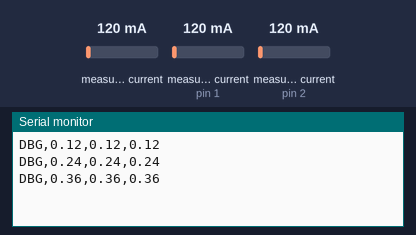
A program run on a simulated Arduino Pro Mini, built with avr-gcc and run on an emulated ATmega328P. On the bench: the last lines printed to the serial monitor. The test bench sets the inputs (shaded band); at power-on: measured current 120 mA, measured current (sensors on pin 1, pin 2) 120 mA.

Above: at 1.2 s.
1.3 s: measured current (sensor 0) set to 40 mA
At 1.69 s:
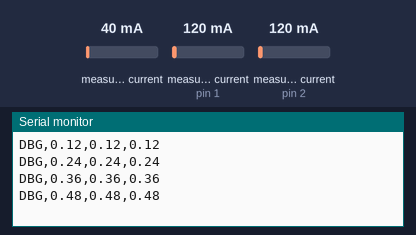
2.8 s: measured current (sensor on pin 1) set to 40 mA
At 3.14 s:
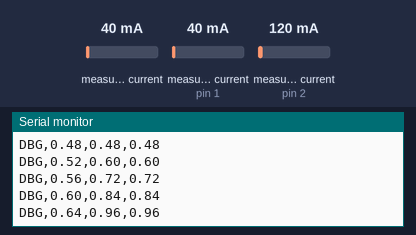
4.3 s: measured current (sensor on pin 2) set to 40 mA
At 4.6 s:
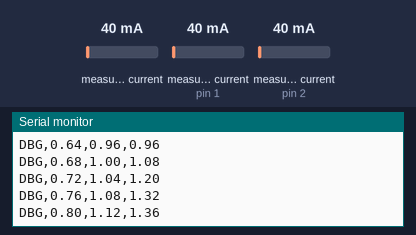
5.8 s: measured current (sensor 0) set to 500 mA
At 6.05 s:
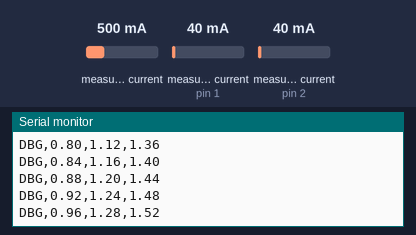
7.3 s: measured current (sensor on pin 1) set to 500 mA
At 7.5 s:
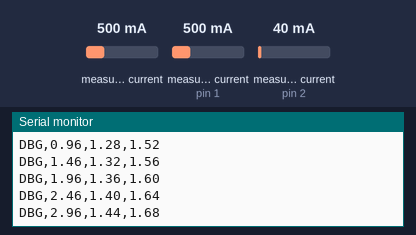
8.8 s: measured current (sensor on pin 2) set to 500 mA
At 11.87 s:
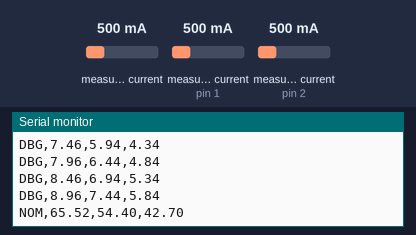
Timing chart, 0 to 12.8 s (numbered marks = the images above; inputs shaded):
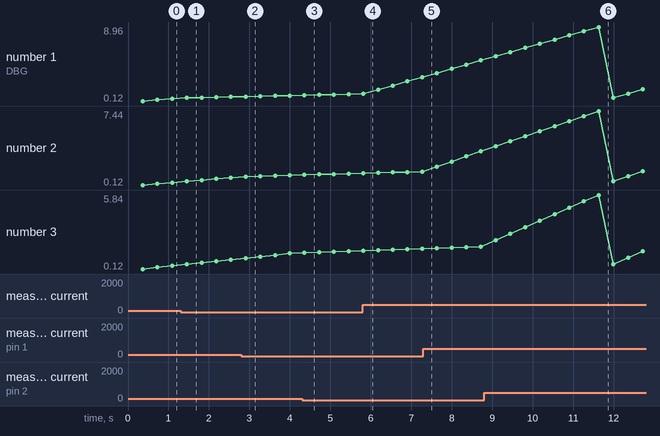

The program:

main.cpp
```cpp
#include <Arduino.h>
#include <EmonLib.h>

#define SAMPLES 1000
#define LOOPS 32

EnergyMonitor emonL1;
EnergyMonitor emonL2;
EnergyMonitor emonL3;

void print_phases(const char* opt, double l1, double l2, double l3) {
	Serial.print(opt);
	Serial.print(",");
	Serial.print(l1);
	Serial.print(",");
	Serial.print(l2);
	Serial.print(",");
	Serial.println(l3);
}

void setup() {
	Serial.begin(115200);
	emonL1.current(0, 26.4);
	emonL2.current(1, 26.4);
	emonL3.current(2, 26.4);
}

void loop() {
	double I[3] = { 0 };
	for (int i=0 ; i<LOOPS; i++) {
		I[0] += emonL1.calcIrms(SAMPLES);
		I[1] += emonL2.calcIrms(SAMPLES);
		I[2] += emonL3.calcIrms(SAMPLES);
		print_phases("DBG", I[0], I[1], I[2]);
	}
	I[0] /= LOOPS;
	I[1] /= LOOPS;
	I[2] /= LOOPS;
	print_phases("NOM", I[0]*234.0, I[1]*234.0, I[2]*234.0);
}
```

Measured:
- after the input at 4.3 s, the serial monitor: prints a new line after 0.06 s (image 3)
- after the input at 8.8 s, the serial monitor: prints a new line after 0.29 s (image 6)
- plotted number 1: 0.92 → 2.96 after the input at 5.8 s
- plotted number 2: 1.44 → 3.44 after the input at 7.3 s
- plotted number 3: 1.32 → 1.48 after the input at 4.3 s
